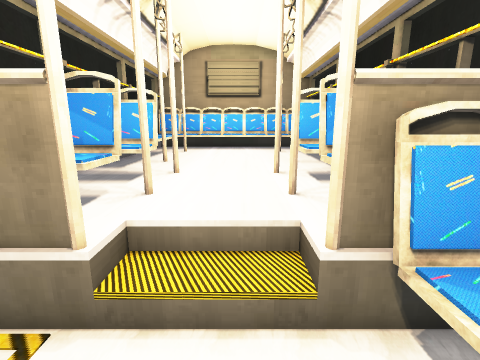
[1] (above)

16 first-person views from a walk through a 3-D level made in the Godot game engine. The camera is 1.5 m above the floor, tilts 12° down and sees 85° across. The floor is counted in squares, 0.5 m on a side. Each view is taken from the middle of a square. On the plan, view 1 faces up. The plan holds only what a view shows up to about 19 squares ahead; the rest is blank. The place goes on beyond the plan.

[2]
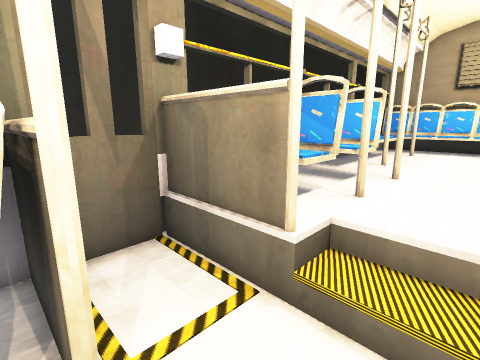

[3]
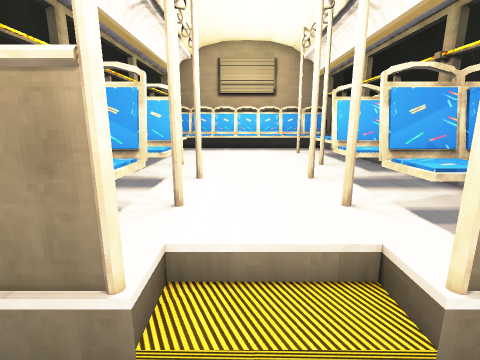

[4]
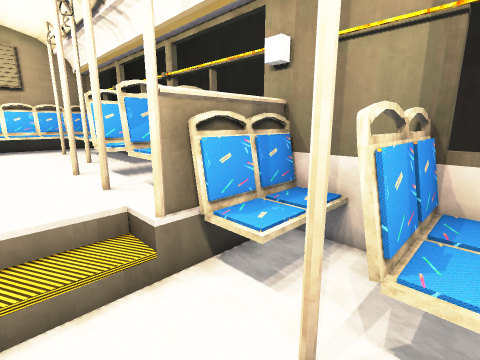

[5]
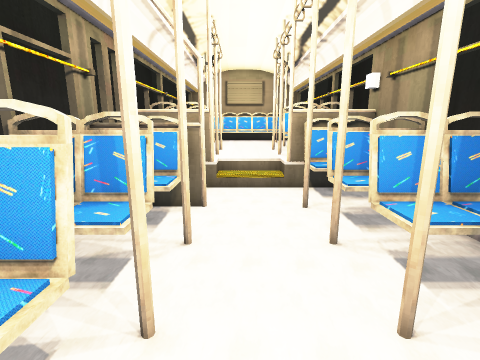

[6]
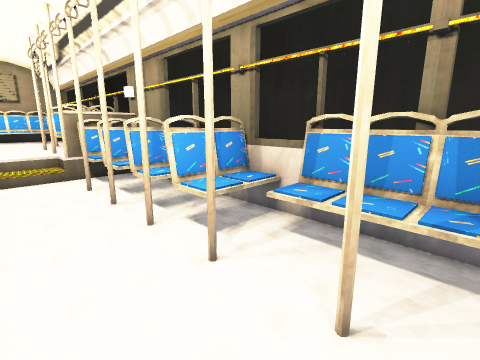

[7]
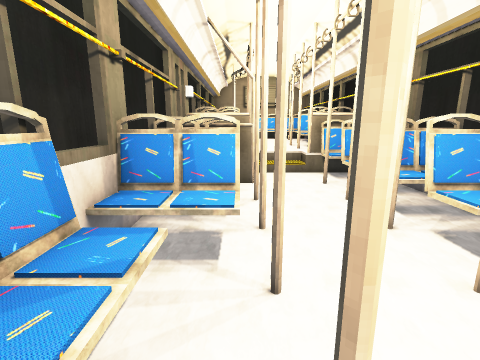

[8]
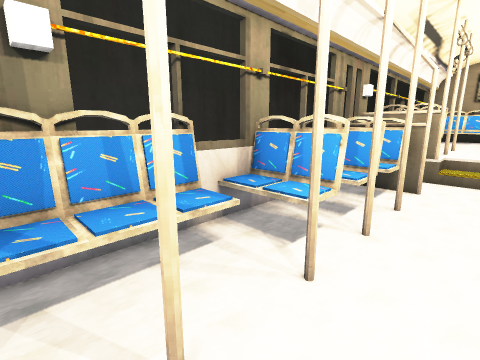

[9]
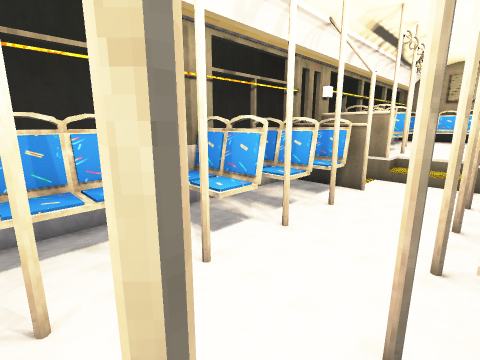

[10]
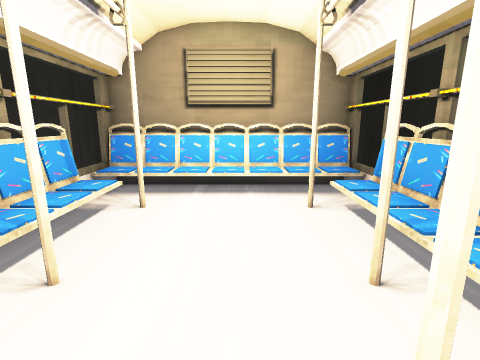

[11]
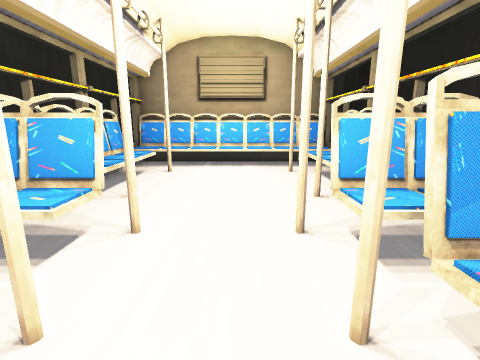

[12]
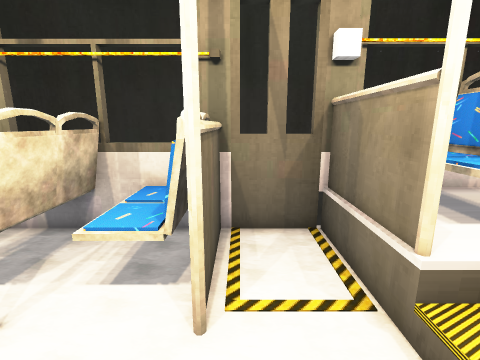

[13]
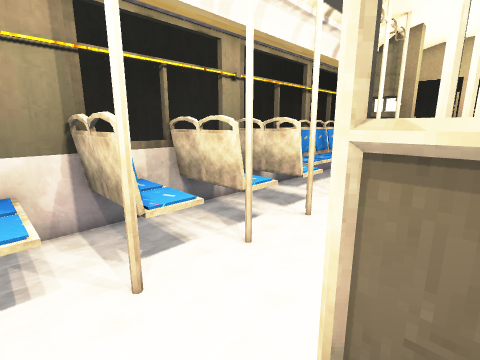

[14]
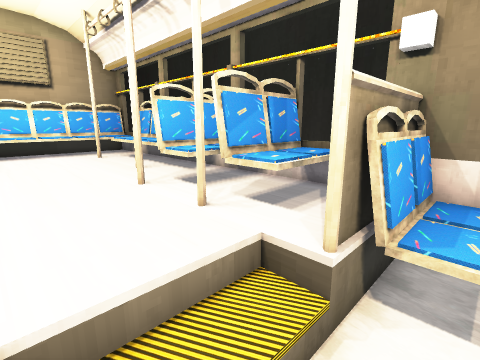

[15]
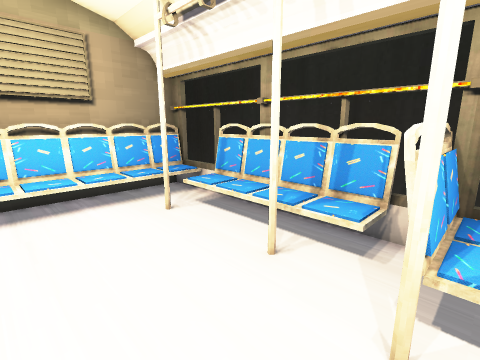

[16]
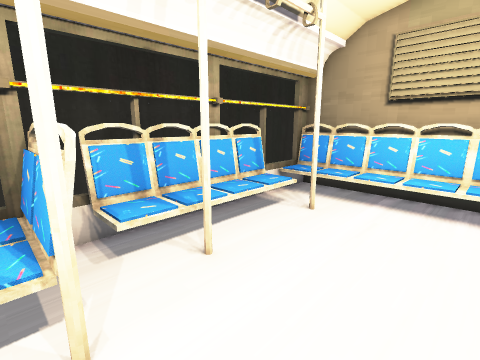

### Floor plan
Key: @ floor where view 1 was taken; # wall or solid block; x gap in a wall; . main floor; - floor 0.5 m lower than the main floor; / step, stairs or slope; = window, fence, low wall or low ledge; ^ raised ledge; O other object.
Columns run from 6 left of view 1 to 5 right of it. Each row starts with its distance up from view 1.
 21 ############
 20 #==========#
 19 #OOOOOOOOOO#
 18 #..........#
 17 #O#.......O#
 16 =O........O=
 15 #O........O#
 14 =O........O=
 13 =O......#.O=
 12 =O........O=
 11 =O........O=
 10 #==#....x==#
  9 #OO=....OOO#
  8 #OO.....OOO#
  7 #==#....x==#
  6 #OO=....OOO#
  5 # O/....OOO#
  4 #===////===#
  3 ####/--/####
  2 #-------^^^^
  1 #-------==-#
  0 ####--@-^###
 -1 ^^^^----^^^^
 -2 ^^^-----^^^#
 -3 ####----^###
 -4 ^^^^----^^^^
 -5 ^^^-----^^^#
 -6 ####----^###
 -7 ^^^^----^^^^
 -8 ^^^=----^^^#
 -9 #^^-#--#-^^#
-10 #^^------^^#
-11 #^^------^^#
-12 #^^-#  #-^^#
-13 #^^-- - -^^#

Where each view was taken, in squares from view 1:
view 1: 0 up, 0 right, facing up
view 2: 0 up, 0 right, facing up-left
view 3: 1 up, 1 left, facing up
view 4: 1 down, 1 left, facing up-right
view 5: 9 down, 1 left, facing up
view 6: 13 down, 2 left, facing up-right
view 7: 13 down, 3 left, facing up
view 8: 13 down, 0 right, facing up-left
view 9: 12 down, 2 right, facing up-left
view 10: 8 up, 0 right, facing up
view 11: 4 up, 0 right, facing up
view 12: 1 up, 1 right, facing left
view 13: 2 up, 3 left, facing down-right
view 14: 2 up, 2 left, facing up-right
view 15: 9 up, 2 left, facing up-right
view 16: 9 up, 1 right, facing up-left
